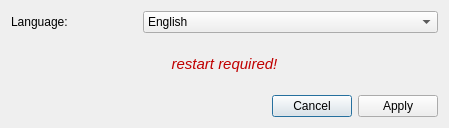
<?xml version="1.0" encoding="UTF-8"?>
<ui version="4.0">
 <class>Dialog</class>
 <widget class="QDialog" name="Dialog">
  <property name="geometry">
   <rect>
    <x>0</x>
    <y>0</y>
    <width>449</width>
    <height>128</height>
   </rect>
  </property>
  <property name="windowTitle">
   <string>Change Application Language</string>
  </property>
  <property name="windowIcon">
   <iconset>
    <normaloff>../icons/icon.png</normaloff>../icons/icon.png</iconset>
  </property>
  <layout class="QVBoxLayout" name="verticalLayout">
   <item>
    <layout class="QHBoxLayout" name="horizontalLayout" stretch="0,1">
     <property name="spacing">
      <number>75</number>
     </property>
     <item>
      <widget class="QLabel" name="label">
       <property name="text">
        <string>Language:</string>
       </property>
      </widget>
     </item>
     <item>
      <widget class="QComboBox" name="languageBox">
       <item>
        <property name="text">
         <string>English</string>
        </property>
       </item>
      </widget>
     </item>
    </layout>
   </item>
   <item>
    <widget class="QLabel" name="label_2">
     <property name="text">
      <string>&lt;!DOCTYPE HTML PUBLIC &quot;-//W3C//DTD HTML 4.0//EN&quot; &quot;http://www.w3.org/TR/REC-html40/strict.dtd&quot;&gt;
&lt;html&gt;&lt;head&gt;&lt;meta name=&quot;qrichtext&quot; content=&quot;1&quot; /&gt;&lt;style type=&quot;text/css&quot;&gt;
p, li { white-space: pre-wrap; }
&lt;/style&gt;&lt;/head&gt;&lt;body style=&quot; font-family:'Sans Serif'; font-size:11pt; font-weight:400; font-style:normal;&quot;&gt;
&lt;p align=&quot;center&quot; style=&quot; margin-top:0px; margin-bottom:0px; margin-left:0px; margin-right:0px; -qt-block-indent:0; text-indent:0px;&quot;&gt;&lt;span style=&quot; font-style:italic; color:#c00000;&quot;&gt;restart required!&lt;/span&gt;&lt;/p&gt;&lt;/body&gt;&lt;/html&gt;</string>
     </property>
     <property name="alignment">
      <set>Qt::AlignLeading|Qt::AlignLeft|Qt::AlignVCenter</set>
     </property>
    </widget>
   </item>
   <item>
    <widget class="QDialogButtonBox" name="buttonBox">
     <property name="orientation">
      <enum>Qt::Horizontal</enum>
     </property>
     <property name="standardButtons">
      <set>QDialogButtonBox::Apply|QDialogButtonBox::Cancel</set>
     </property>
    </widget>
   </item>
  </layout>
 </widget>
 <resources/>
 <connections>
  <connection>
   <sender>buttonBox</sender>
   <signal>rejected()</signal>
   <receiver>Dialog</receiver>
   <slot>reject()</slot>
   <hints>
    <hint type="sourcelabel">
     <x>316</x>
     <y>260</y>
    </hint>
    <hint type="destinationlabel">
     <x>286</x>
     <y>274</y>
    </hint>
   </hints>
  </connection>
 </connections>
</ui>
